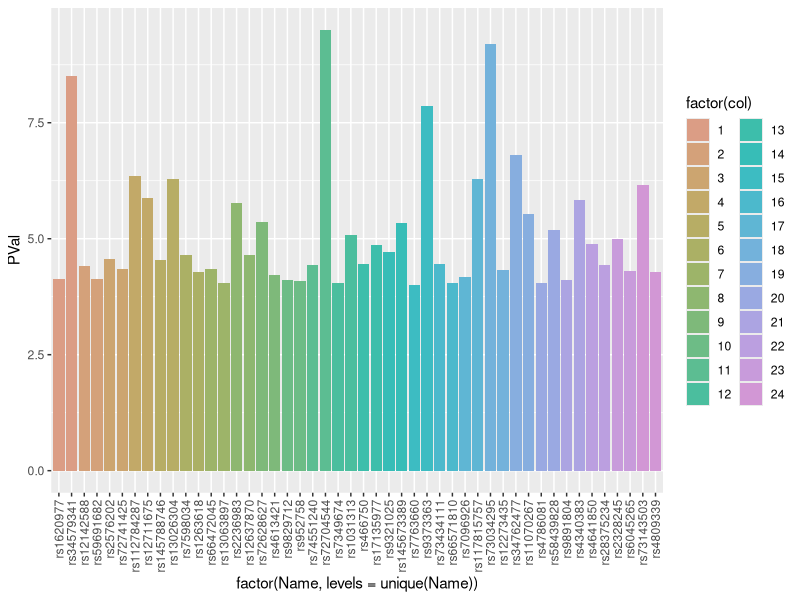

Reproduce this figure in R.
## ---- chunk 1
library('readxl')
Xanax <- read_excel('ANX_2026_daner_fullANX_v12_woUTAH_11022026.gz.p4.clump.areator.sorted.1mhc (1).xls')
## ---- chunk 2
library('tidyverse')

chr_distances_1 <- list()

for(chr_num in 1:10){
  chr_data <- Xanax %>% 
    filter(CHR == chr_num) %>% 
    arrange(BP)
  # 2. Only calculate distances if there are at least 2 SNPs
  #    because you need a current SNP and a next SNP to find a distance
  if (nrow(chr_data) >= 2) {
    
    # 3. Create a table comparing each SNP to the next SNP
    distance_table <- data.frame(
      CHR = chr_num,                         # chromosome number
      SNP = chr_data$SNP[-nrow(chr_data)],   # all SNPs except the last one
      PVal = chr_data$P[-nrow(chr_data)],    # corresponding PVals
      curr_SNP_pos = chr_data$BP[-nrow(chr_data)], # all positions except the last one
      next_SNP_pos = chr_data$BP[-1],            # all positions except the first one
      BP_diff = diff(chr_data$BP)           # distance between neighboring SNPs
    )
    
    # 4. Store this chromosome's distance table in the list
    chr_distances_1[[chr_num]] <- distance_table
  }
}

# 5. Combine all chromosome tables into one big data frame
chr_distances_1  <- do.call(rbind, chr_distances_1)

# 3. Classify each distance into your table's custom scales!
chr_distances_1  <- chr_distances_1  %>% 
  mutate(
    Classification = case_when(
      BP_diff < 20000                  ~ "very close",
      BP_diff >= 20000 & BP_diff < 100000   ~ "close",
      BP_diff >= 100000 & BP_diff < 1000000 ~ "far",
      BP_diff >= 1000000               ~ "very far"
    )
  )


# View the final table
chr_distances_1 
## ---- chunk 3
#new empty list thats going to hold all chromosome distances, each entry is a dataframe
chr_distances_2 <- list()

for(chr_num in 11:22){
  chr_data <- Xanax %>% 
    filter(CHR == chr_num) %>% 
    arrange(BP)
  # 2. Only calculate distances if there are at least 2 SNPs
  #    because you need a current SNP and a next SNP to find a distance
  if (nrow(chr_data) >= 2) {
    
    # 3. Create a table comparing each SNP to the next SNP
    distance_table <- data.frame(
      CHR = chr_num,                         # chromosome number
      SNP = chr_data$SNP[-nrow(chr_data)],   # all SNPs except the last one
      PVal = chr_data$P[-nrow(chr_data)],    # corresponding PVals
      curr_SNP_pos = chr_data$BP[-nrow(chr_data)], # all positions except the last one
      next_SNP_pos = chr_data$BP[-1],            # all positions except the first one
      BP_diff = diff(chr_data$BP)           # distance between neighboring SNPs
    )
    
    # 4. Store this chromosome's distance table in the list
    chr_distances_2[[chr_num]] <- distance_table
  }
}

# 5. Combine all chromosome tables into one big data frame
chr_distances_2 <- do.call(rbind, chr_distances_2)

# 3. Classify each distance into your table's custom scales!
chr_distances_2 <- chr_distances_2 %>% 
  mutate(
    Classification = case_when(
      BP_diff < 20000                  ~ "very close",
      BP_diff >= 20000 & BP_diff < 100000   ~ "close",
      BP_diff >= 100000 & BP_diff < 1000000 ~ "far",
      BP_diff >= 1000000               ~ "very far"
    )
  )


# View the final table
chr_distances_2 


## ---- chunk 4

closepairs <- list()
close_SNPs <- c()
volcano_SNP_overlaps <- c()

#loops through chr_distances_1 and 2, pulls out rows (SNPS) classified as very close, and adds that SNP
#and the next (very close to each other) as well as the chromosome number to a list (dictionary)

#also adds the SNP to list volcano_SNP_overlaps to analyze/compare data with volcano plot

for (i in 1:length(chr_distances_1$Classification)) {
  if (chr_distances_1$Classification[i] == 'very close') {
    closepairs <- append(closepairs, list(c(chr_distances_1$CHR[i], chr_distances_1$SNP[i], chr_distances_1$PVal[i], chr_distances_1$SNP[i+1], chr_distances_1$PVal[i+1])))
    close_SNPs <- append(volcano_SNP_overlaps, chr_distances_1$SNP[i])
  }
}


for (i in 1:length(chr_distances_2$Classification)) {
  if (chr_distances_2$Classification[i] == 'very close') {
    closepairs <- append(closepairs, list(c(chr_distances_2$CHR[i], chr_distances_2$SNP[i], chr_distances_2$PVal[i], chr_distances_2$SNP[i+1], chr_distances_2$PVal[i+1]))) 
    close_SNPs <- append(volcano_SNP_overlaps, chr_distances_2$SNP[i])
  }
}

closepairs
## ---- chunk 5
Xanax <- rename(Xanax,'genelist' = 'genes.6.50kb(dist2index)')
SNP_names <- c()
SNP_pval <- c()
for (i in 1:length(chr_distances_1$Classification)) {
  if (chr_distances_1$Classification[i] == 'very close') {
    SNP_names <- c(SNP_names, chr_distances_1$SNP[i], chr_distances_1$SNP[i+1])
    SNP_pval <- c(SNP_pval, chr_distances_1$PVal[i], chr_distances_1$PVal[i+1])
  }
}

for (i in 1:length(chr_distances_2$Classification)) {
  if (chr_distances_2$Classification[i] == 'very close') {
    SNP_names <- c(SNP_names, chr_distances_2$SNP[i], chr_distances_2$SNP[i+1])
    SNP_pval <- c(SNP_pval, chr_distances_2$PVal[i], chr_distances_2$PVal[i+1])
  }
}
SNP_names
SNP_pval
## ---- chunk 6
column_list <- list(
  Name = SNP_names,
  PVal = -log10(SNP_pval)
)
df_data <- as.data.frame(column_list)
pair_num <- 1
df_data$col <- 1
df_data$genes <- NA
for (i in 1:nrow(df_data)){
  if (i > 2){
    if (df_data$col[i-1] == df_data$col[i-2]){
        pair_num <- pair_num + 1
    }
  }
  df_data$col[i] <- pair_num
  df_data$genes[i] <- Xanax$genelist[Xanax$SNP == df_data$Name[i]]
}
df_data

palette_cols <- hcl.colors(30, palette = "Dynamic")
ggplot(df_data, aes(x = factor(Name, levels = unique(Name)), y = PVal, fill = factor(col))) + geom_col() + theme(axis.text.x = element_text(angle = 90, vjust = 0.5, hjust = 1)) + scale_fill_manual(values = palette_cols)

## ---- chunk 7
library(stringr)
library(tidyr)
pairdf <- as.data.frame(do.call(rbind, closepairs))
colnames(pairdf) <- c('Chromosome', 'SNP1', 'Pval1', 'SNP2', 'Pval2')

genevec <- c()
for (i in seq(from = 1, to = 48, by = 2)) {
    if (grepl("0.0", df_data$genes[i], fixed = TRUE)) {
      genevec <-append(genevec, df_data$genes[i])
    } 
    else{
      genevec <- append(genevec, 'NA')
    }
}
genevec
## ---- chunk 8
gene_legend <- genevec

tempvec <- c()
num <- 1 # for annotation purposes

for (i in 1:length(gene_legend)) { # for all the 24 elements in this list
  
  # if an element has a comma, the element has multiple genes
  if (grepl(",", gene_legend[i])) { 
    
    tempvec <- trimws(unlist(strsplit(gene_legend[i], ','))) # vectorize these genes
    zero_genes <- grep("0.0", tempvec, value = TRUE)
    
    # for each gene in the vectorized list && if we havent already found  0.0 gene
    if (length(zero_genes) == 1) {
        gene_legend[i] <- zero_genes[1]
    } else {
        gene_legend[i] <- paste0("[", num, "]")
        genevec[i] <- paste0("[", num, "] ",  genevec[i])
        num <- num + 1

    }
  }
}
gene_legend
## ---- chunk 9
genevec
## ---- chunk 10
 
sig_from_volcano <- c("rs58825580", "rs7110863",  "rs10959883", "rs11241568", "rs4976976",  "rs10476497", "rs77960")
overlaps <- c()
for (i in 1:length(close_SNPs)) {
  for (j in 1:length(sig_from_volcano)) {
    if (sig_from_volcano[j] == close_SNPs[i]) {
    overlaps <- append(overlaps, close_SNPs[i])
    }
  }
}
overlaps
